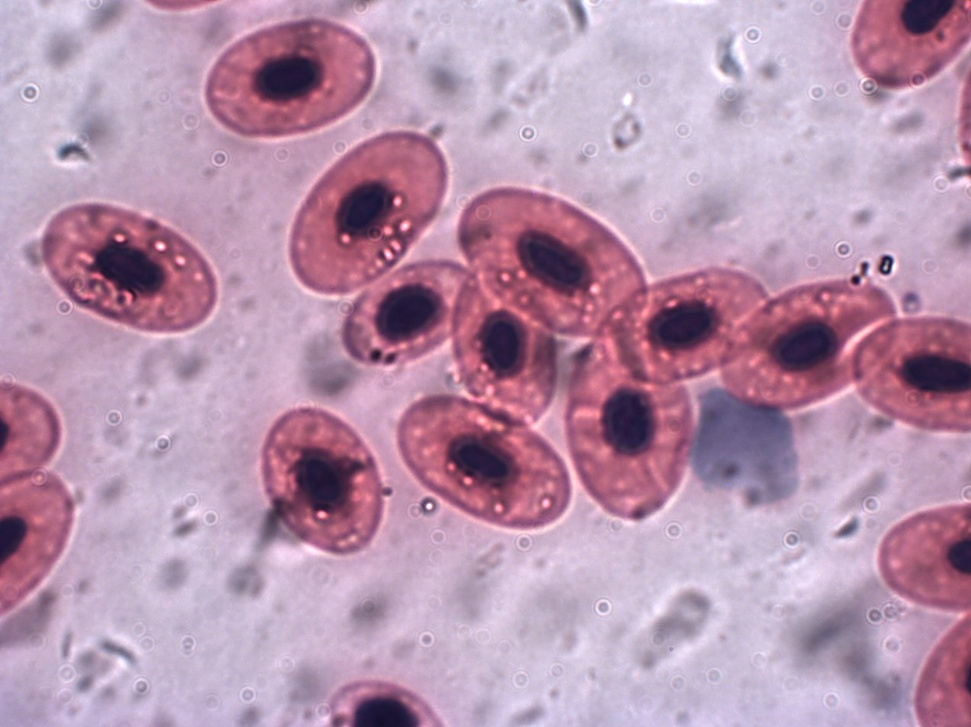
#> input picture images/Frogrbc1000x.jpg, 971 x 727 px, shrunk from 1272 x 952 before the run, found by its file name
$ jupyter execute Thresholdin.ipynb
#> lines starting #> are read from the running program, lines starting #| are printed output that depends on the picture; after the words box and inside, x2 and y2 are one past the last pixel; in counts of white or black regions, pixels touching at a corner belong together
# __Image histogram, it's equalization and Image segmentation using thresholding.__
<hr/>

**Objectives:**

Learning to enhance image contrast through histogram equalization.

Developing the ability to create masks using various thresholding techniques, such as Otsu's method, binary thresholding, and local thresholding methods.

# Importing the necessary libraries

[cell 1]
import numpy as np
import matplotlib.pyplot as plt
from scipy import signal
import cv2
import timeit
start = timeit.default_timer()

# Loading the image
Read the image and assign it to `img` using OpenCV.

[cell 2]
file_path = r'D:\CV\images\Frogrbc1000x.jpg'

[cell 3]
img = cv2.imread(file_path)
#> img is the input picture: shape (727, 971, 3); mean B, G, R 172.9, 146.8, 183

# Display the image

[cell 4]
# Displaying the image
plt.imshow(img, cmap='gray')
plt.axis('off')
plt.show()

# Loading in grayscale form
First, let's convert Our image to $grayscale.$

[cell 5]
gray_image = cv2.imread(file_path, 0)
#> gray_image: shape (727, 971); min 19, max 255, mean 160.6

[cell 6]
plt.imshow(gray_image, cmap='gray')
plt.axis('off')
plt.show()

## Histogram

_Define max value and min value for 8-bit grayscale Image._

We have an 8-bit grayscale image. Let's define max_value and min_value.

In grayscale Image pixel intensity value ranges from $0$ $to$ $2^8 = 256.$ Here we will follow this range as `min` and `max

[cell 7]
max_val = 255
min_val = 0

_Plot the histogram of grayscale Image ._

The given function plots histogram for a given Image `img.` We already know the max and min value of the 8-bit grayscale Image. Plot the histogram of an Image using OpenCV [calcHist()]

[cell 8]
def plot_histogram(img):
    # Calculate the histogram and assign it to histr
    histr = cv2.calcHist([img], [0], None, [256], [0, 256])
#> histr = 256 values, max 12041 at index 190, min 0 at index 0, mean 2757.5
    return histr  # Return the calculated histogram

# Calculating the histogram of the grayscale image
histogram = plot_histogram(gray_image)
#> histogram has the same summary as histr in plot_histogram

# Plotting the histogram
plt.plot(histogram)
plt.xlabel("Pixel Intensity")
plt.ylabel("Frequency")
plt.xlim([0, 256])
plt.show()
#> figure, not shown here; curve peaks at x = 190, y = 12041

## Histogram equalization
Brightness and contrast adjustments described in section $Simple~~point~~ operators$ may improve a picture's appearance, how do we automatically determine its best values? Histogram equalization is the solution.

Histogram equalization is a method in image processing of contrast adjustment using the image's histogram. In this section, You will learn to equalize the Image pixel intensity distribution using histogram equalization.

This method improves the contrast in an image, in order to stretch out the intensity range. Apply histogram equalization in a  grayscale image.

[cell 9]
equ_img = cv2.equalizeHist(gray_image)
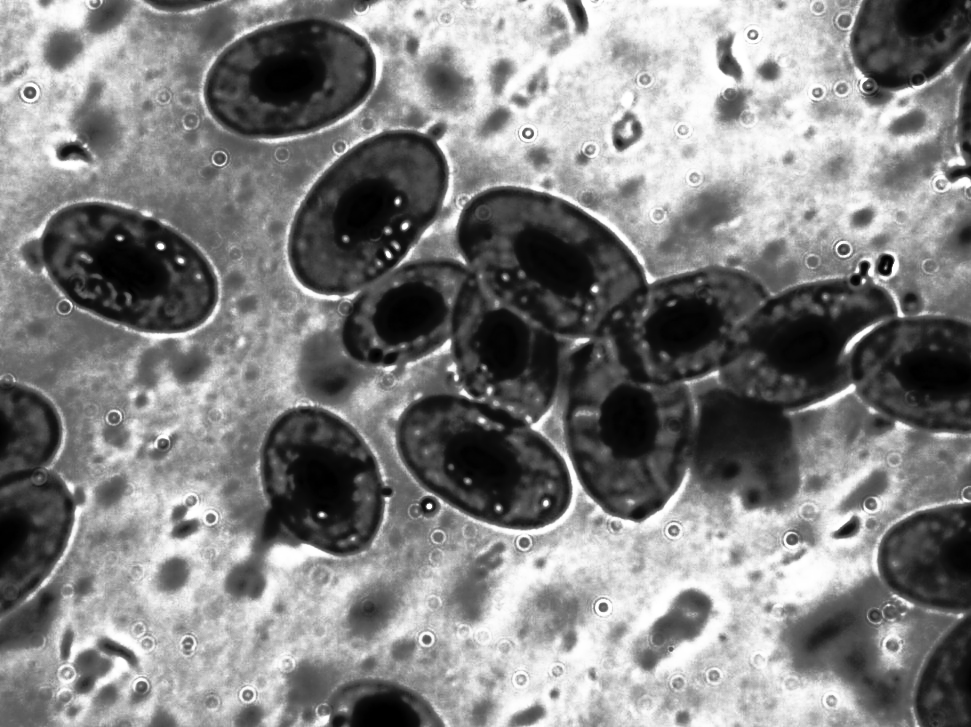
#> equ_img: shape (727, 971); min 0, max 255, mean 128.7

# Display the equalized image
plt.imshow(equ_img, cmap='gray')
plt.show()

[cell 10]
histogram = plot_histogram(equ_img)
#> histogram = 256 values, max 12041 at index 180, min 0 at index 34, mean 2757.5
plt.plot(histogram)
plt.show()
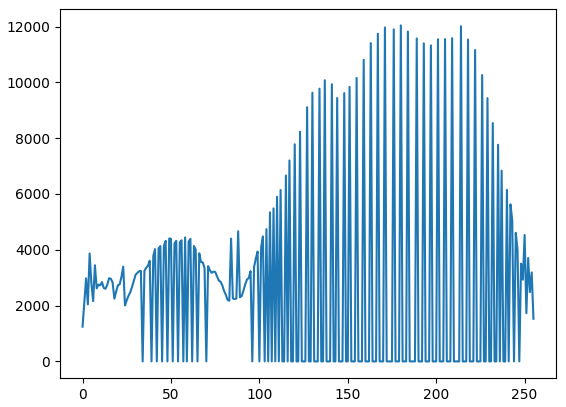
#> figure drawn by matplotlib, 1 panel; curve peaks at x = 180, y = 12041

## Thresholding Techniques
Thresholding is used to segment images, mostly in the foreground and background. Our cell.PNG Image contains Red Blood Cell [Histology](https://en.wikipedia.org/wiki/Histology). In this assignment section, we will use different thresholding techniques with this Image to see the histology of red blood cells.

As we already know, OTSU finds the optimal value of the global threshold. First, we will find the optimal value of the threshold and apply different global thresholding technique.

__Here, we will: Find the value of the optimal threshold using OTSU and Image after applying an optimal threshold.__

__Use value of optimal threshold as a global threshold and apply different global thresholding techniques.__

The grayscale image is blurred using a box filter. You will learn about the box filter on upcoming chapters. For now, let's blur the picture.

[cell 11]
blured_gray_image = cv2.blur(gray_image,(7,7),0)
plt.imshow(blured_gray_image,cmap='gray')

[cell 12]
medianhist = plot_histogram(blured_gray_image)
#> medianhist = 256 values, max 12564 at index 192, min 0 at index 0, mean 2757.5
plt.plot(histogram)
plt.show()

### __Finding the value of the optimal threshold using OTSU and Image after applying an optimal threshold.__

If we ignore the peak around point 40, the Image Histogram of grayscale Image is bimodal. We can use optimal thresholding(OTSU) to identify the threshold's value to segment the Image. For now, we want only cell Image and remove everything outside the cell that is the background.

Here, we will:

- Find the value of the optimal threshold and the Image after applying an optimal threshold
- To find the value of the optimal threshold and the Image after applying the optimal threshold, Use THRESH_TRUNC + THRESH_OTSU.

Note:

- Use blured_gray_image.

[cell 13]
optimal_threshold = None
image_after_optimal_threshold = None
# Applying OTSU's thresholding with THRESH_TRUNC
optimal_threshold, image_after_optimal_threshold = cv2.threshold(
    blured_gray_image, 0, 255, cv2.THRESH_TRUNC + cv2.THRESH_OTSU
)
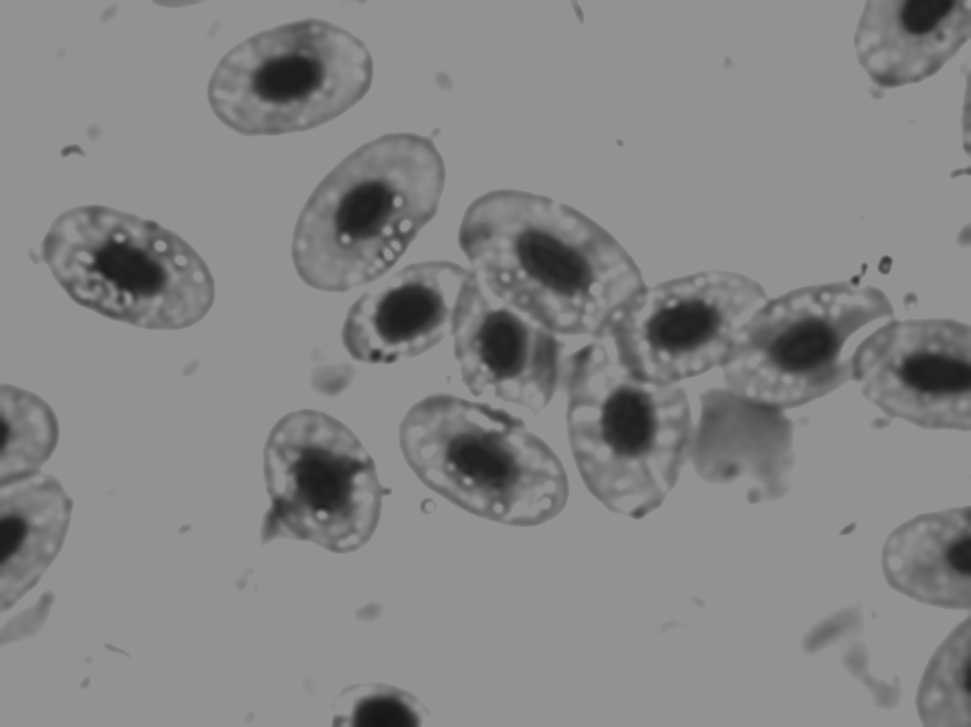
#> image_after_optimal_threshold: shape (727, 971); min 20, max 146, mean 133.5
#> optimal_threshold = 146

We have successfully found the value of the global threshold and image after applying the optimal threshold. Let's Plot the Blurred Image along with its histogram and the segmented image you have created using OTSU thresholding.

[cell 14]
# Displaying the thresholded image
plt.imshow(image_after_optimal_threshold, cmap='gray')
plt.title('Image after Otsu thresholding'), plt.xticks([]), plt.yticks([])
plt.show()

[cell 15]
plt.figure(figsize=(10,6))
plt.subplot(3,1,1), plt.imshow(blured_gray_image,cmap = 'gray')
plt.title('Original Image'), plt.xticks([]), plt.yticks([])
plt.subplot(3,1,2), plt.hist(blured_gray_image.ravel(), 255)
plt.axvline(x=optimal_threshold, color='r', linestyle='dashed', linewidth=2)
plt.title('Image Histogram'), plt.xticks([]), plt.yticks([])
print(optimal_threshold)
#| 146.0
plt.subplot(3,1,3), plt.imshow(image_after_optimal_threshold,cmap = 'gray')
plt.title('Image after Otsu thresholding'), plt.xticks([]), plt.yticks([])
plt.show()

### __Use a value of optimal threshold as the global threshold and apply different global thresholding techniques.__
The OTSU thresholding already calculated the optimal value of the global threshold. Let's use the calculated value of otsu thresholding as a global threshold and see the different types of global threshold methods.

[cell 16]
optimal_threshold = int(optimal_threshold)

Apply five types of binary threshold on the median blurred Image.

[cell 17]
# Applying different thresholding techniques
th_bin, THRESH_BINARY = cv2.threshold(blured_gray_image, optimal_threshold, 255, cv2.THRESH_BINARY)
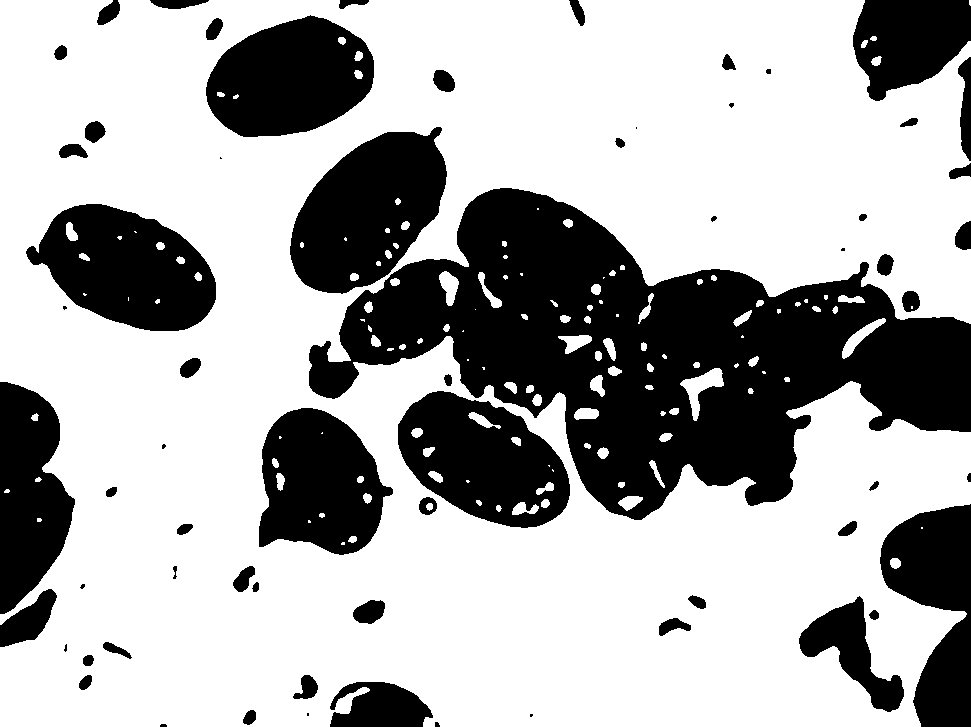
#> THRESH_BINARY: shape (727, 971); 67.7% white; 64 black regions (11 under 20 px), largest, box (x1, y1, x2, y2) and area: (309, 188, 971, 520) 100048, (290, 127, 447, 294) 17091, (26, 204, 216, 331) 15837
#> th_bin = 146
th_bin_inv, THRESH_BINARY_INV = cv2.threshold(blured_gray_image, optimal_threshold, 255, cv2.THRESH_BINARY_INV)
#> th_bin_inv = 146
th_trunc, THRESH_TRUNC = cv2.threshold(blured_gray_image, optimal_threshold, 255, cv2.THRESH_TRUNC)
#> th_trunc = 146
th_zero, THRESH_TOZERO = cv2.threshold(blured_gray_image, optimal_threshold, 255, cv2.THRESH_TOZERO)
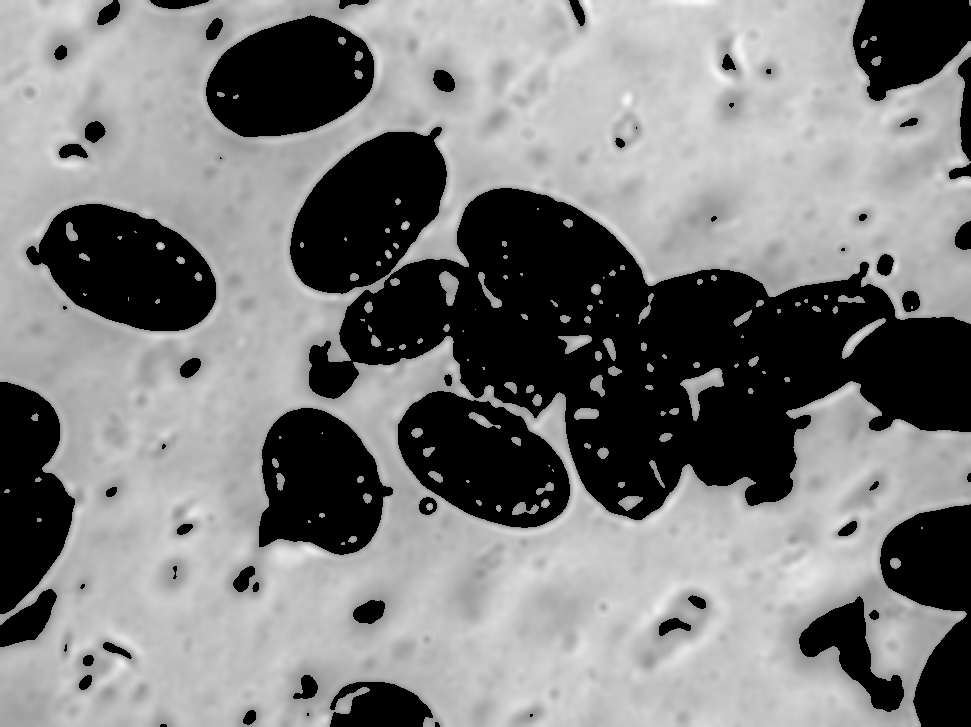
#> THRESH_TOZERO: shape (727, 971); min 0, max 251, mean 125.9
#> th_zero = 146
th_zero_inv, THRESH_TOZERO_INV = cv2.threshold(blured_gray_image, optimal_threshold, 255, cv2.THRESH_TOZERO_INV)
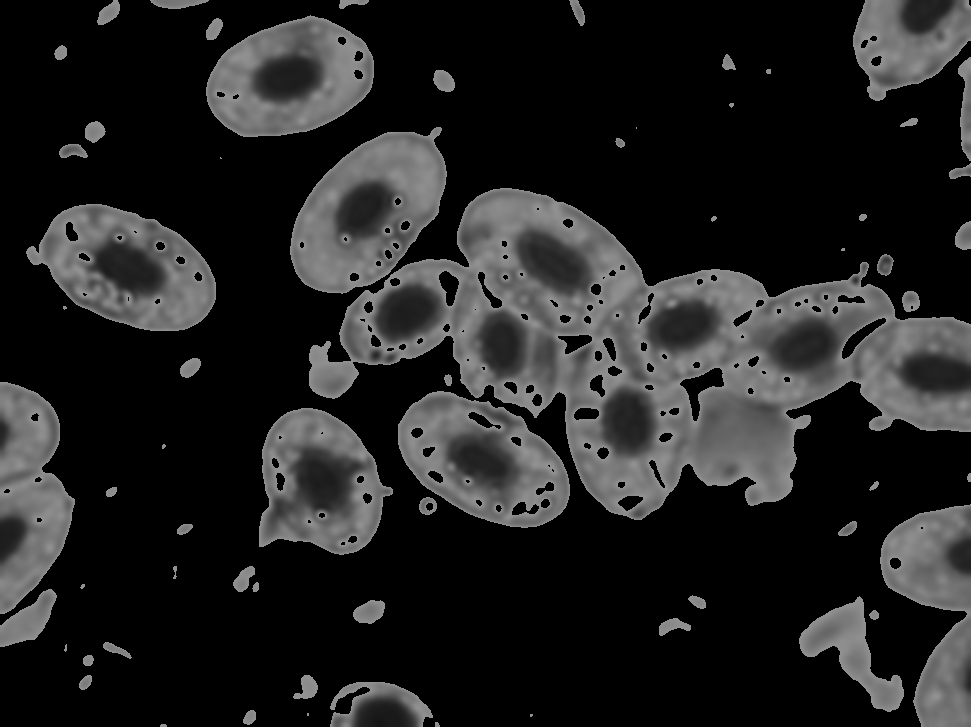
#> THRESH_TOZERO_INV: shape (727, 971); min 0, max 146, mean 34.7
#> th_zero_inv = 146

[cell 18]
# Assert that none of the variables are None
assert THRESH_BINARY is not None
assert th_bin is not None
assert THRESH_BINARY_INV is not None
assert th_bin_inv is not None
assert THRESH_TRUNC is not None
assert th_trunc is not None
assert THRESH_TOZERO is not None
assert th_zero is not None
assert THRESH_TOZERO_INV is not None
assert th_zero_inv is not None

[cell 19]
# Titles and images for display
titles = ['Original Image','THRESH_BINARY','THRESH_BINARY_INV','THRESH_TRUNC','THRESH_TOZERO','THRESH_TOZERO_INV']
images = [blured_gray_image, THRESH_BINARY, THRESH_BINARY_INV, THRESH_TRUNC, THRESH_TOZERO, THRESH_TOZERO_INV]

[cell 20]
# Plotting the images
plt.figure(figsize=(10,6))
for i in range(6):
    plt.subplot(2, 3, i+1)
    plt.imshow(images[i], cmap='gray')
    plt.title(titles[i])
    plt.xticks([]), plt.yticks([])

plt.show()

This is the Implementation of an adaptive threshold. You can change the value of blocksize and C to tune the output of the segmented image. Click [here](https://docs.opencv.org/2.4/modules/imgproc/doc/miscellaneous_transformations.html?highlight=adaptivethreshold) for more details.

[cell 21]
 # Adaptive thresholding for comparison
adaptive_thres = cv2.adaptiveThreshold(blured_gray_image, 255, cv2.ADAPTIVE_THRESH_MEAN_C, cv2.THRESH_BINARY, 35, 11)
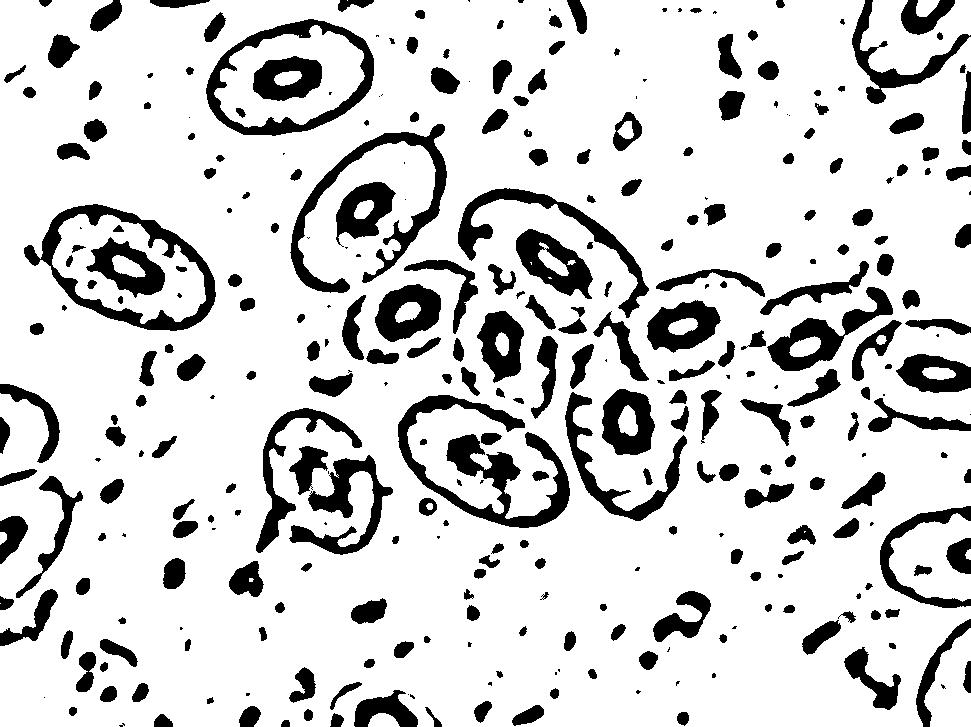
#> adaptive_thres: shape (727, 971); 82.9% white; 331 black regions (66 under 20 px), largest, box (x1, y1, x2, y2) and area: (398, 395, 570, 528) 6657, (24, 204, 216, 331) 4921, (290, 124, 447, 293) 4741
